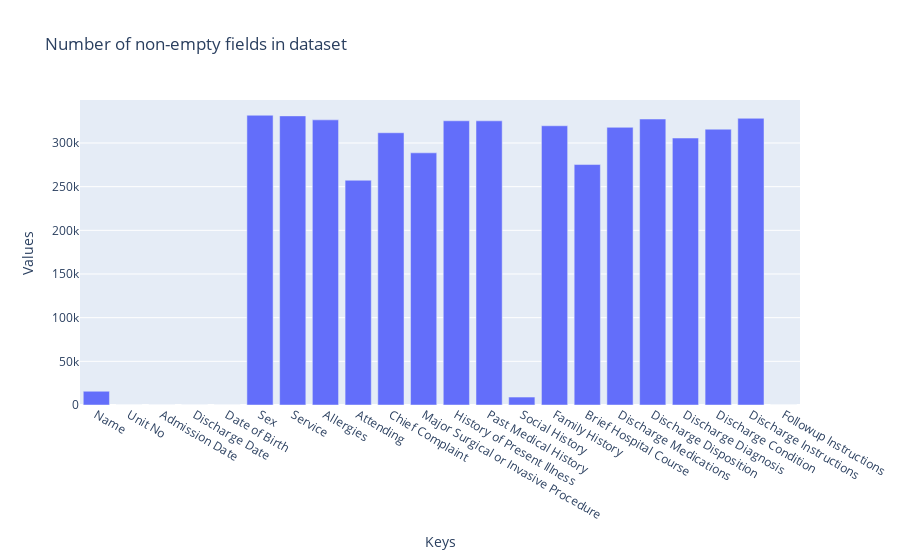

Notebook code cell kept with this figure:
### Code cell
import plotly.graph_objects as go

# Convert counter_map to lists for plotting
keys = list(counter_map.keys())
values = list(counter_map.values())

# Create bar chart
fig = go.Figure(data=[go.Bar(x=keys, y=values)])
fig.update_layout(title='Number of non-empty fields in dataset',
                  xaxis_title='Keys', yaxis_title='Values')

fig.show()

### Figure 1 — Plotly figure (JSON) as saved in the notebook; plotly's stock layout.template omitted (floating-point values rounded to 4 significant figures)
{"data": [{"type": "bar", "x": ["Name", "Unit No", "Admission Date", "Discharge Date", "Date of Birth", "Sex", "Service", "Allergies", "Attending", "Chief Complaint", "Major Surgical or Invasive Procedure", "History of Present Illness", "Past Medical History", "Social History", "Family History", "Brief Hospital Course", "Discharge Medications", "Discharge Disposition", "Discharge Diagnosis", "Discharge Condition", "Discharge Instructions", "Followup Instructions"], "y": [15750, 0, 19, 33, 10, 331777, 331039, 326486, 257348, 311727, 288747, 325433, 325376, 9110, 319734, 275343, 317952, 327444, 305695, 315794, 328280, 0]}], "layout": {"title": {"text": "Number of non-empty fields in dataset"}, "xaxis": {"title": {"text": "Keys"}}, "yaxis": {"title": {"text": "Values"}}}}
